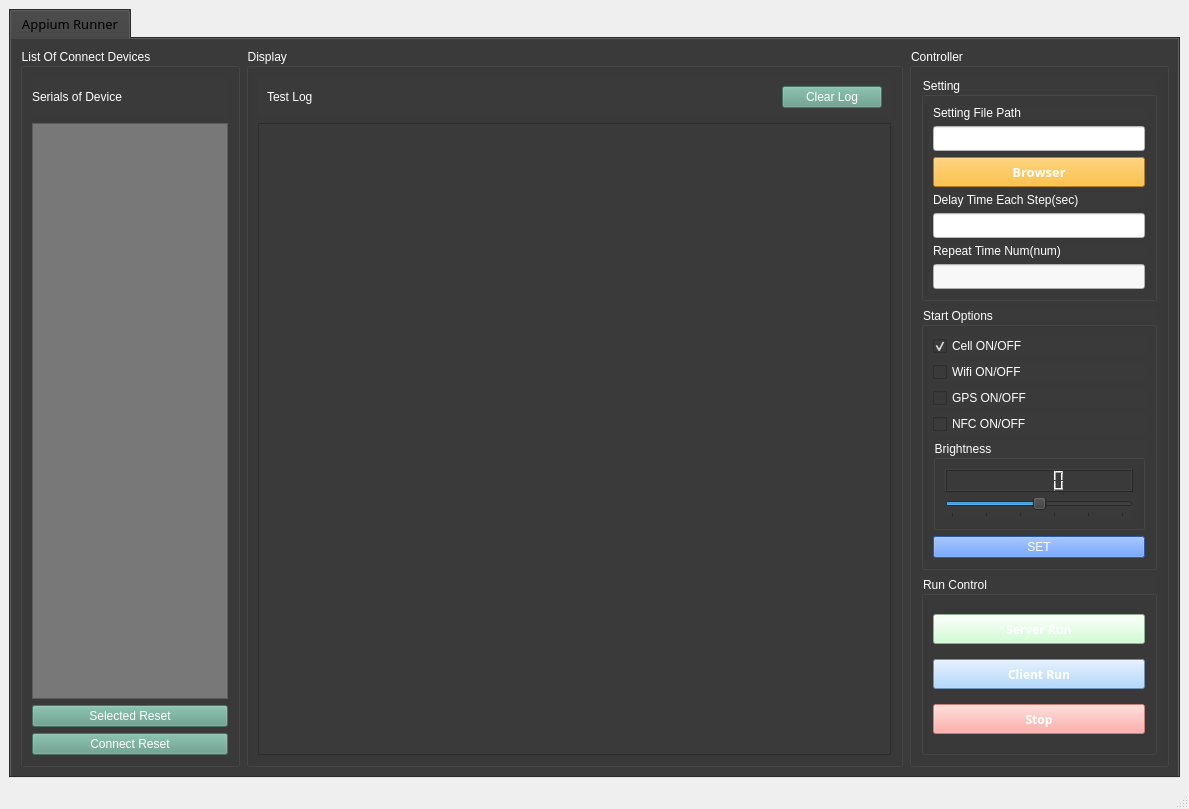
<?xml version="1.0" encoding="UTF-8"?>
<ui version="4.0">
 <class>MainWindow</class>
 <widget class="QMainWindow" name="MainWindow">
  <property name="geometry">
   <rect>
    <x>0</x>
    <y>0</y>
    <width>1189</width>
    <height>809</height>
   </rect>
  </property>
  <property name="windowTitle">
   <string>AppiumRunner_v1.2</string>
  </property>
  <property name="windowIcon">
   <iconset>
    <normaloff>../../Downloads/test2.png</normaloff>../../Downloads/test2.png</iconset>
  </property>
  <widget class="QWidget" name="centralwidget">
   <layout class="QVBoxLayout" name="verticalLayout_2">
    <item>
     <widget class="QTabWidget" name="tabWidget">
      <property name="font">
       <font>
        <family>맑은 고딕</family>
        <pointsize>10</pointsize>
       </font>
      </property>
      <property name="styleSheet">
       <string notr="true">background-color: rgb(58, 58, 58);</string>
      </property>
      <property name="tabPosition">
       <enum>QTabWidget::North</enum>
      </property>
      <property name="tabShape">
       <enum>QTabWidget::Rounded</enum>
      </property>
      <property name="currentIndex">
       <number>0</number>
      </property>
      <property name="iconSize">
       <size>
        <width>17</width>
        <height>17</height>
       </size>
      </property>
      <widget class="QWidget" name="tab_1">
       <attribute name="title">
        <string>Appium Runner</string>
       </attribute>
       <layout class="QHBoxLayout" name="horizontalLayout">
        <item>
         <widget class="QGroupBox" name="groupBox_list">
          <property name="enabled">
           <bool>true</bool>
          </property>
          <property name="maximumSize">
           <size>
            <width>220</width>
            <height>16777215</height>
           </size>
          </property>
          <property name="styleSheet">
           <string notr="true">color: rgb(255, 255, 255);</string>
          </property>
          <property name="title">
           <string>List Of Connect Devices</string>
          </property>
          <layout class="QVBoxLayout" name="verticalLayout">
           <item>
            <widget class="QLabel" name="label">
             <property name="enabled">
              <bool>true</bool>
             </property>
             <property name="minimumSize">
              <size>
               <width>0</width>
               <height>40</height>
              </size>
             </property>
             <property name="text">
              <string>Serials of Device</string>
             </property>
            </widget>
           </item>
           <item>
            <widget class="QListWidget" name="listWidget_devices">
             <property name="styleSheet">
              <string notr="true">background-color: rgb(120, 120, 120);
color: rgb(255, 255, 255);</string>
             </property>
             <property name="selectionMode">
              <enum>QAbstractItemView::MultiSelection</enum>
             </property>
            </widget>
           </item>
           <item>
            <widget class="QPushButton" name="pushButton_sereset">
             <property name="styleSheet">
              <string notr="true">background-color: rgba(95, 154, 135, 0.8);</string>
             </property>
             <property name="text">
              <string>Selected Reset</string>
             </property>
            </widget>
           </item>
           <item>
            <widget class="QPushButton" name="pushButton_coreset">
             <property name="styleSheet">
              <string notr="true">background-color: rgba(95, 154, 135, 0.8);</string>
             </property>
             <property name="text">
              <string>Connect Reset</string>
             </property>
            </widget>
           </item>
          </layout>
         </widget>
        </item>
        <item>
         <widget class="QGroupBox" name="groupBox_log">
          <property name="styleSheet">
           <string notr="true">color: rgb(255, 255, 255);</string>
          </property>
          <property name="title">
           <string>Display </string>
          </property>
          <layout class="QVBoxLayout" name="verticalLayout_3">
           <item>
            <widget class="QWidget" name="widget" native="true">
             <property name="maximumSize">
              <size>
               <width>16777215</width>
               <height>40</height>
              </size>
             </property>
             <layout class="QHBoxLayout" name="horizontalLayout_2">
              <item>
               <widget class="QLabel" name="label_2">
                <property name="text">
                 <string>Test Log</string>
                </property>
               </widget>
              </item>
              <item>
               <widget class="QPushButton" name="pushButton_clearLog">
                <property name="maximumSize">
                 <size>
                  <width>100</width>
                  <height>16777215</height>
                 </size>
                </property>
                <property name="styleSheet">
                 <string notr="true">background-color: rgba(95, 154, 135, 0.8);</string>
                </property>
                <property name="text">
                 <string>Clear Log</string>
                </property>
               </widget>
              </item>
             </layout>
            </widget>
           </item>
           <item>
            <widget class="QPlainTextEdit" name="plainTextEdit_log">
             <property name="sizeIncrement">
              <size>
               <width>0</width>
               <height>0</height>
              </size>
             </property>
             <property name="styleSheet">
              <string notr="true">background-color: rgb(58, 58, 58);
color: rgb(255, 255, 255);</string>
             </property>
            </widget>
           </item>
          </layout>
         </widget>
        </item>
        <item>
         <widget class="QGroupBox" name="groupBox_controller">
          <property name="minimumSize">
           <size>
            <width>260</width>
            <height>0</height>
           </size>
          </property>
          <property name="maximumSize">
           <size>
            <width>250</width>
            <height>16777215</height>
           </size>
          </property>
          <property name="styleSheet">
           <string notr="true">color: rgb(255, 255, 255);</string>
          </property>
          <property name="title">
           <string>Controller</string>
          </property>
          <layout class="QVBoxLayout" name="verticalLayout_7">
           <item>
            <widget class="QGroupBox" name="groupBox_setting">
             <property name="styleSheet">
              <string notr="true"/>
             </property>
             <property name="title">
              <string>Setting</string>
             </property>
             <layout class="QVBoxLayout" name="verticalLayout_6">
              <item>
               <widget class="QLabel" name="label_file">
                <property name="text">
                 <string>Setting File Path</string>
                </property>
               </widget>
              </item>
              <item>
               <widget class="QLineEdit" name="lineEdit_filepath">
                <property name="minimumSize">
                 <size>
                  <width>0</width>
                  <height>25</height>
                 </size>
                </property>
                <property name="styleSheet">
                 <string notr="true">background-color: rgb(255, 255, 255);
color: rgb(0, 0, 0);</string>
                </property>
               </widget>
              </item>
              <item>
               <widget class="QPushButton" name="pushButton_browser">
                <property name="minimumSize">
                 <size>
                  <width>0</width>
                  <height>30</height>
                 </size>
                </property>
                <property name="maximumSize">
                 <size>
                  <width>16777215</width>
                  <height>16777215</height>
                 </size>
                </property>
                <property name="font">
                 <font>
                  <family>맑은 고딕</family>
                  <pointsize>10</pointsize>
                  <weight>75</weight>
                  <bold>true</bold>
                 </font>
                </property>
                <property name="styleSheet">
                 <string notr="true">background-color: rgb(255, 177, 20);
color: rgb(255, 255, 255);</string>
                </property>
                <property name="text">
                 <string>Browser</string>
                </property>
               </widget>
              </item>
              <item>
               <widget class="QLabel" name="label_delay">
                <property name="text">
                 <string>Delay Time Each Step(sec)</string>
                </property>
               </widget>
              </item>
              <item>
               <widget class="QLineEdit" name="lineEdit_delay">
                <property name="minimumSize">
                 <size>
                  <width>0</width>
                  <height>25</height>
                 </size>
                </property>
                <property name="maximumSize">
                 <size>
                  <width>16777215</width>
                  <height>16777215</height>
                 </size>
                </property>
                <property name="styleSheet">
                 <string notr="true">background-color: rgb(255, 255, 255);
color: rgb(0, 0, 0);</string>
                </property>
               </widget>
              </item>
              <item>
               <widget class="QLabel" name="label_loop">
                <property name="text">
                 <string>Repeat Time Num(num)</string>
                </property>
               </widget>
              </item>
              <item>
               <widget class="QLineEdit" name="lineEdit_loop">
                <property name="minimumSize">
                 <size>
                  <width>0</width>
                  <height>25</height>
                 </size>
                </property>
                <property name="maximumSize">
                 <size>
                  <width>16777215</width>
                  <height>16777215</height>
                 </size>
                </property>
                <property name="styleSheet">
                 <string notr="true">background-color: rgb(248, 248, 248);
color: rgb(0, 0, 0);</string>
                </property>
               </widget>
              </item>
             </layout>
            </widget>
           </item>
           <item>
            <widget class="QGroupBox" name="groupBox_option">
             <property name="minimumSize">
              <size>
               <width>0</width>
               <height>200</height>
              </size>
             </property>
             <property name="styleSheet">
              <string notr="true"/>
             </property>
             <property name="title">
              <string>Start Options</string>
             </property>
             <layout class="QVBoxLayout" name="verticalLayout_8">
              <item>
               <widget class="QCheckBox" name="checkBox_data">
                <property name="text">
                 <string>Cell ON/OFF</string>
                </property>
                <property name="checked">
                 <bool>true</bool>
                </property>
               </widget>
              </item>
              <item>
               <widget class="QCheckBox" name="checkBox_wifi">
                <property name="text">
                 <string>Wifi ON/OFF</string>
                </property>
                <property name="checked">
                 <bool>false</bool>
                </property>
               </widget>
              </item>
              <item>
               <widget class="QCheckBox" name="checkBox_gps">
                <property name="text">
                 <string>GPS ON/OFF</string>
                </property>
               </widget>
              </item>
              <item>
               <widget class="QCheckBox" name="checkBox_nfc">
                <property name="text">
                 <string>NFC ON/OFF</string>
                </property>
                <property name="checked">
                 <bool>false</bool>
                </property>
               </widget>
              </item>
              <item>
               <widget class="QGroupBox" name="groupBox_bright">
                <property name="maximumSize">
                 <size>
                  <width>16777215</width>
                  <height>100</height>
                 </size>
                </property>
                <property name="title">
                 <string>Brightness</string>
                </property>
                <layout class="QVBoxLayout" name="verticalLayout_4">
                 <item>
                  <widget class="QLCDNumber" name="lcdNumber_bright"/>
                 </item>
                 <item>
                  <widget class="QSlider" name="horizontalSlider_bright">
                   <property name="maximum">
                    <number>255</number>
                   </property>
                   <property name="value">
                    <number>128</number>
                   </property>
                   <property name="orientation">
                    <enum>Qt::Horizontal</enum>
                   </property>
                   <property name="invertedAppearance">
                    <bool>false</bool>
                   </property>
                   <property name="tickPosition">
                    <enum>QSlider::TicksBelow</enum>
                   </property>
                   <property name="tickInterval">
                    <number>50</number>
                   </property>
                  </widget>
                 </item>
                </layout>
               </widget>
              </item>
              <item>
               <widget class="QPushButton" name="pushButton_options">
                <property name="styleSheet">
                 <string notr="true">background-color: rgb(53, 124, 255);</string>
                </property>
                <property name="text">
                 <string>SET</string>
                </property>
               </widget>
              </item>
             </layout>
            </widget>
           </item>
           <item>
            <widget class="QGroupBox" name="groupBox_run">
             <property name="maximumSize">
              <size>
               <width>16777215</width>
               <height>190</height>
              </size>
             </property>
             <property name="title">
              <string>Run Control</string>
             </property>
             <layout class="QVBoxLayout" name="verticalLayout_5">
              <item>
               <widget class="QPushButton" name="pushButton_Srun">
                <property name="maximumSize">
                 <size>
                  <width>16777215</width>
                  <height>30</height>
                 </size>
                </property>
                <property name="font">
                 <font>
                  <family>맑은 고딕</family>
                  <weight>75</weight>
                  <bold>true</bold>
                 </font>
                </property>
                <property name="styleSheet">
                 <string notr="true">background-color: rgba(197, 255, 201, 0.8);
color: rgb(255, 255, 255);</string>
                </property>
                <property name="text">
                 <string>Server Run</string>
                </property>
               </widget>
              </item>
              <item>
               <widget class="QPushButton" name="pushButton_Crun">
                <property name="maximumSize">
                 <size>
                  <width>16777215</width>
                  <height>30</height>
                 </size>
                </property>
                <property name="font">
                 <font>
                  <family>맑은 고딕</family>
                  <weight>75</weight>
                  <bold>true</bold>
                 </font>
                </property>
                <property name="styleSheet">
                 <string notr="true">background-color: rgb(157, 205, 255);
color: rgb(255, 255, 255);</string>
                </property>
                <property name="text">
                 <string>Client Run</string>
                </property>
               </widget>
              </item>
              <item>
               <widget class="QPushButton" name="pushButton_cancel">
                <property name="enabled">
                 <bool>false</bool>
                </property>
                <property name="maximumSize">
                 <size>
                  <width>16777215</width>
                  <height>30</height>
                 </size>
                </property>
                <property name="font">
                 <font>
                  <family>맑은 고딕</family>
                  <weight>75</weight>
                  <bold>true</bold>
                 </font>
                </property>
                <property name="styleSheet">
                 <string notr="true">background-color: rgb(255, 152, 143);
color: rgb(255, 255, 255);</string>
                </property>
                <property name="text">
                 <string>Stop</string>
                </property>
               </widget>
              </item>
             </layout>
            </widget>
           </item>
          </layout>
         </widget>
        </item>
       </layout>
      </widget>
     </widget>
    </item>
   </layout>
  </widget>
  <widget class="QMenuBar" name="menubar">
   <property name="geometry">
    <rect>
     <x>0</x>
     <y>0</y>
     <width>1189</width>
     <height>21</height>
    </rect>
   </property>
  </widget>
  <widget class="QStatusBar" name="statusbar"/>
 </widget>
 <resources/>
 <connections/>
</ui>
